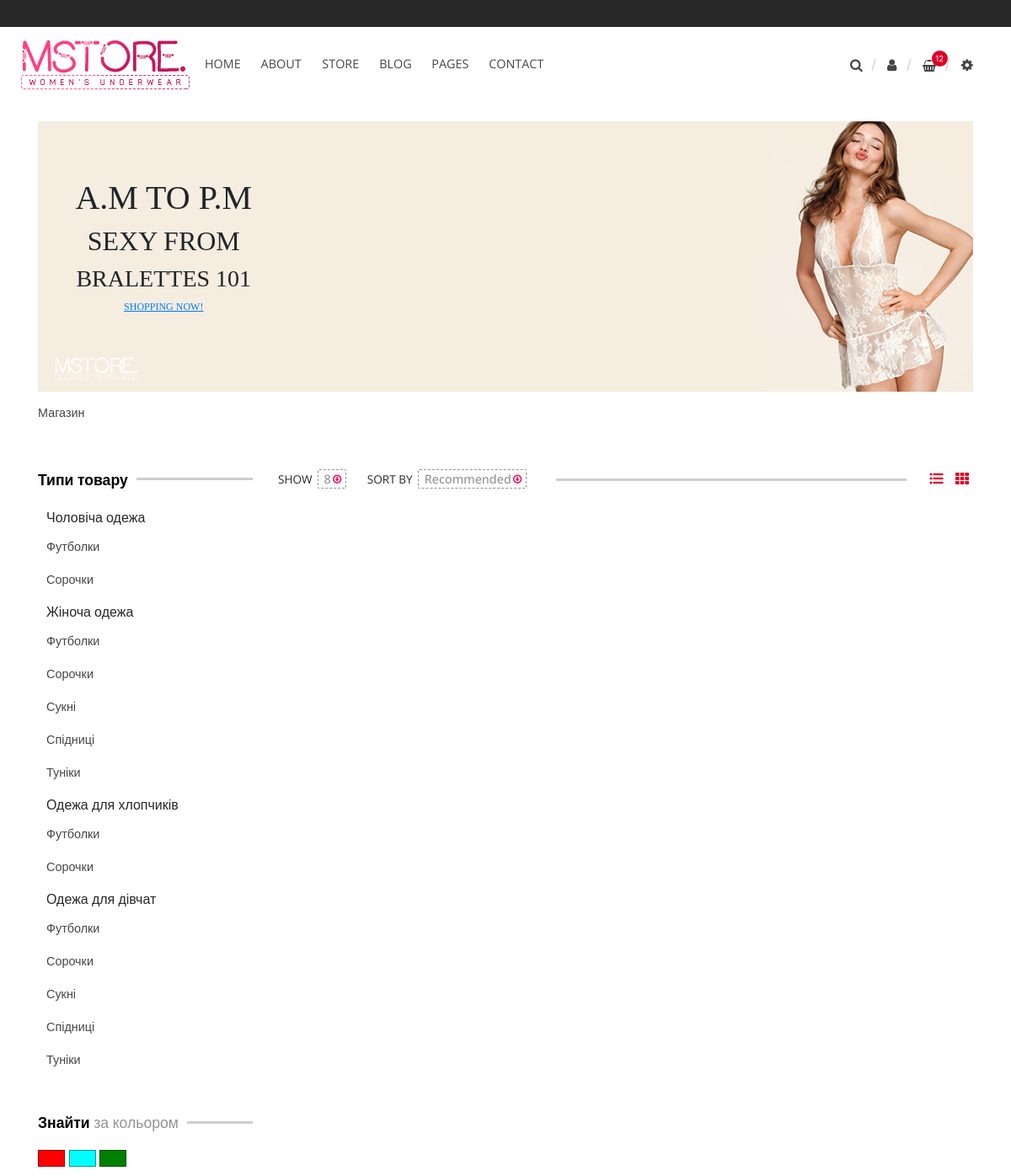
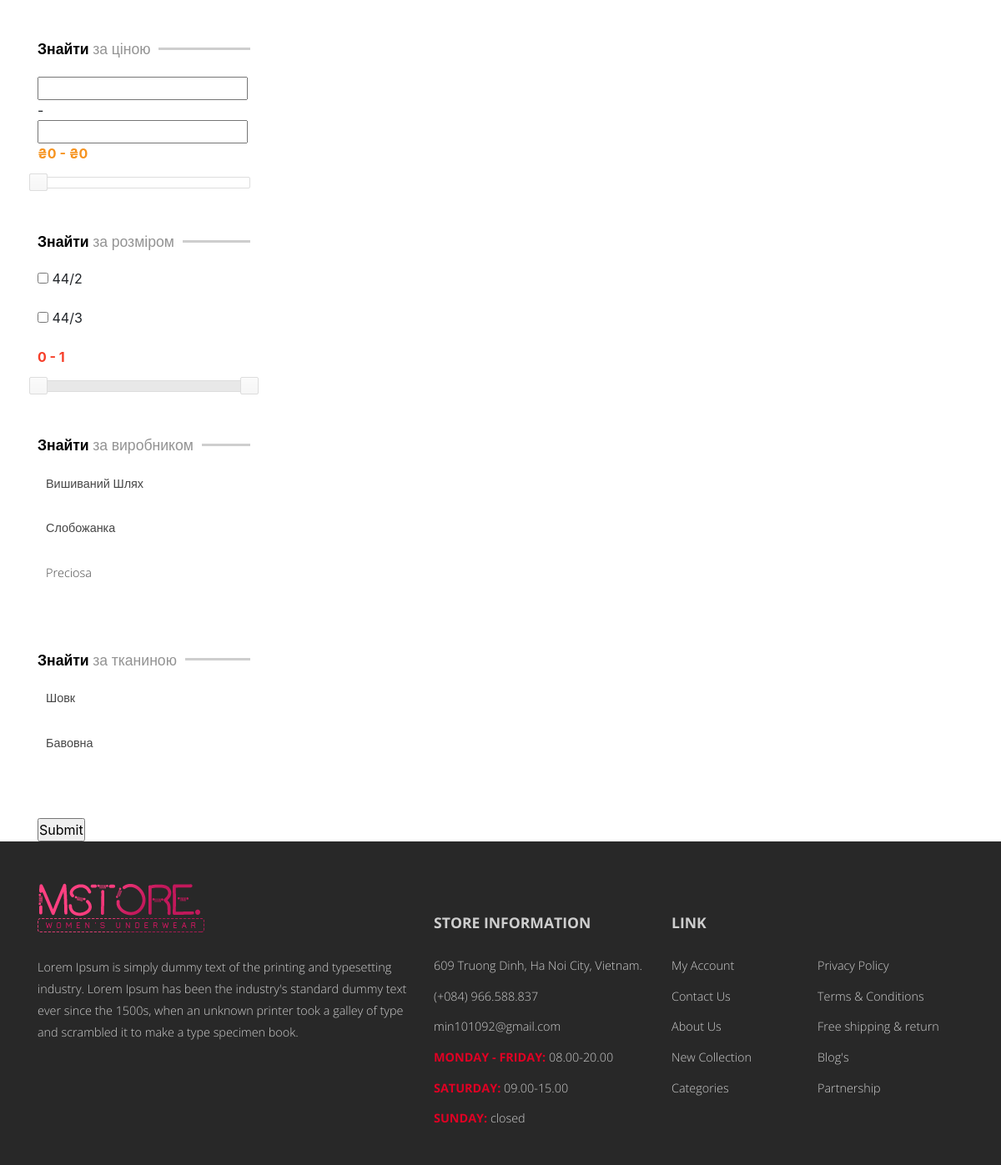
/shop/clothes/men_clothes/men_t_shirt, run on the app's committed database (2 pictures, top to bottom).
### product/models.py (models this page shows, shortened)
class Section(models.Model):
    name = models.CharField(default=None, max_length=100, verbose_name="назва")
    code_name = models.CharField(default=None, max_length=100, verbose_name="програмна назва")
    notes = models.TextField(default=None, blank=True, max_length=2000, verbose_name="примітки")
    department = models.ForeignKey(Department, on_delete=models.DO_NOTHING, default=None, verbose_name="відділ магазину")
    slug = models.SlugField(default=None, blank=True, null=True, max_length=30, verbose_name="URL в адресній стрічці броузера")
    image = models.ImageField(default=None, blank=True, null=True, verbose_name="зображення секції", upload_to=get_section_upload_path)
    class Meta:
        verbose_name = "секція відділу магазину"
        verbose_name_plural = "секції відділів магазину"
    def get_absolute_url(self):
        return reverse(
            'landing:section',
            kwargs={
                "department_slug": self.department.slug,
                "section_slug": self.slug
            }
        )
    def get_item_types(self):
        return self.itemtype_set.all()

class ItemType(models.Model):
    name = models.CharField(default=None, max_length=100, verbose_name="назва типу товару")
    name_plural = models.CharField(default=None, max_length=100, verbose_name="назва типу товару у множині")
    code_name = models.CharField(default=None, max_length=100, verbose_name="програмна назва")
    notes = models.TextField(default=None, blank=True, max_length=2000, verbose_name="примітки")
    section = models.ForeignKey(Section, on_delete=models.DO_NOTHING, default=None, verbose_name="секція магазину")
    slug = models.SlugField(default=None, blank=True, null=True, max_length=30, verbose_name="URL в адресній стрічці броузера")
    image = models.ImageField(default=None, blank=True, null=True, verbose_name="зображення секції", upload_to=get_item_upload_path)
    icon = models.ImageField(default=None, blank=True, null=True, verbose_name="іконка секції", upload_to=get_item_upload_path)
    class Meta:
        verbose_name = "тип товару"
        verbose_name_plural = "типи товарів"
    def get_absolute_url(self):
        return reverse(
            'landing:item_type',
            kwargs={
                "department_slug": self.section.department.slug,
                "section_slug": self.section.slug,
                "item_type_slug": self.slug
            }
        )
    def get_items(self):
        return self.item_set.all().order_by('created')

### properties/models.py (models this page shows, shortened)
class Brand(models.Model):
    name = models.CharField(verbose_name="виробник", max_length=30)
    description = models.TextField(verbose_name="опис", max_length=30000)
    slug = models.SlugField(default=None, blank=True, null=True, max_length=30, verbose_name="URL в адресній стрічці броузера")
    class Meta:
        verbose_name = "виробник"
        verbose_name_plural = "виробники"
    def __str__(self):
        return self.name

class Fabric(models.Model):
    name = models.CharField(verbose_name="назва", max_length=30)
    description = models.TextField(verbose_name="опис", max_length=30000)
    slug = models.SlugField(default=None, blank=True, null=True, max_length=30, verbose_name="URL в адресній стрічці броузера")
    class Meta:
        verbose_name = "тканина"
        verbose_name_plural = "тканини"
    def __str__(self):
        return self.name

### landing/views.py (the view)
# urls.py: path('shop/<slug:department_slug>/<slug:section_slug>/<slug:item_type_slug>', item_type, name='item_type'),
def item_type(request, department_slug, section_slug, item_type_slug):
    department_obj = get_object_or_404(Department, slug=department_slug)
    sections = department_obj.get_sections()
    sections_and_item_types = {}
    for sec in sections:
        for it in sec.get_item_types():
            if sec in sections_and_item_types:
                sections_and_item_types[sec].append(it)
            else:
                sections_and_item_types[sec] = [it]
    item_type_obj = get_object_or_404(ItemType, slug=item_type_slug)
    items_list = item_type_obj.get_items()
    min_price = items_list.aggregate(Min('price'))
    max_price = items_list.aggregate(Max('price'))
    try:
        min_price = int(min_price['price__min'])
        max_price = int(max_price['price__max'])
    except TypeError:
        min_price, max_price = 0, 0
    filter = ProductFilter(request.GET, queryset=items_list)
    form = filter.form
    return render(request, 'landing/item_type.html', locals())

### product/models.py (called while the page is built)
    def get_sections(self):
        return self.section_set.all()

### properties/models.py (called while the page is built)
    def __str__(self):
        return self.name

### templates/landing/item_type.html (shortened to what this page needs)
{% extends 'base.html' %}
{% block content %}
    {% load static %}
    {% include 'landing/shop__top_banner.html' %}
    <div class="row breadcrumbs">
        <div class="wrapper col-md-12">
            <div class="inner">
                <a href="{% url 'landing:home' %}">Магазин</a>
            </div>
        </div>
    </div>
    <div class="row shop-catalogue">
        <div class="col-4 col-sm-3 sidebar">
            <div class="attribute categories">
                <div class="header-wrapper">
                    <div class="header">Типи товару</div>
                    <div class="line"></div>
                </div>
                {% for sec, it_types in sections_and_item_types.items %}
                    <a href="{{ sec.get_absolute_url }}" class="category-header">{{ sec.name | capfirst }}</a>
                    <ul>
                        {% for it_type in it_types %}
                            <li><a href="{{ it_type.get_absolute_url }}">{{ it_type.name_plural | capfirst }}</a></li>
                        {% endfor %}
                    </ul>
                {% endfor %}
            </div>
            <form class="filters" action="" method="get">
                <div class="attribute color">
                    <div class="header-wrapper">
                        <div class="header"><span class="bold">Знайти </span><span class="thin">за кольором</span></div>
                        <div class="line"></div>
                    </div>
                    <div class="color red">
                        <a href="#" class="color-inner"></a>
                    </div>
                    <div class="color blue">
                        <a href="#" class="color-inner"></a>
                    </div>
                    <div class="color green">
                        <a href="#" class="color-inner"></a>
                    </div>
                </div>
                <div class="attribute price-range">
                    <div class="header-wrapper">
                        <div class="header"><span class="bold">Знайти </span><span class="thin">за ціною</span></div>
                        <div class="line"></div>
                    </div>
                    <div class="slider">
                        <p>
                            {{ form.price }}
                            <input type="text" id="price-amount" readonly style="border:0; color:#f6931f; font-weight:bold;">
                        </p>
                        <div id="slider-price-range"></div>
                    </div>
                </div>
                <div class="attribute size-range">
                    <div class="header-wrapper">
                        <div class="header"><span class="bold">Знайти </span><span class="thin">за розміром</span></div>
                        <div class="line"></div>
                    </div>
                    <div class="slider">
                        <p>
                            {{ form.size }}
                            <input type="text" id="size-amount" readonly style="border:0; color:#f63e29; font-weight:bold;">
                        </p>
                        <div id="slider-size-range"></div>
                    </div>
                </div>
                <div class="attribute brands">
                    <div class="header-wrapper">
                        <div class="header"><span class="bold">Знайти </span><span class="thin">за виробником</span></div>
                        <div class="line"></div>
                    </div>
                    <div class="select-wrapper">
                        {{ form.brand }}
                    </div>
                </div>
                <div class="attribute fabric">
                    <div class="header-wrapper">
                        <div class="header"><span class="bold">Знайти </span><span class="thin">за тканиною</span></div>
                        <div class="line"></div>
                    </div>
                    <div class="select-wrapper">
                        {{ form.fabric }}
                    </div>
                </div>
                <input type="submit" />
            </form>
        </div>
        <div class="col-8 col-sm-9 content">
            <div class="header-wrapper">
                <div class="header">
                    <div class="option show">
                        <div class="name">SHOW</div>
                        <div class="controlgroup show">
                        </div>
                    </div>
                    <div class="option sort-by">
                        <div class="name">SORT BY</div>
                        <div class="controlgroup show">
                        </div>
                    </div>
                </div>
                <div class="line"></div>
                <div class="view-icons">
                    <div class="icon">
                        <a class="list-view" href="#"><i class="fas fa-list-ul"></i></a>
                    </div>
                    <div class="icon">
                        <a class="grid-view" href="#"><i class="fas fa-th"></i></a>
                    </div>
                </div>
            </div>
        </div>
    </div>
{% endblock %}

### data on the page
Section: name "Чоловіча одежа"
ItemType: name_plural "Футболки"
ItemType: name_plural "Сорочки"
Section: name "Жіноча одежа"
ItemType: name_plural "Футболки"
ItemType: name_plural "Сорочки"
ItemType: name_plural "Сукні"
ItemType: name_plural "Спідниці"
ItemType: name_plural "Туніки"
Section: name "Одежа для хлопчиків"
ItemType: name_plural "Футболки"
ItemType: name_plural "Сорочки"
Section: name "Одежа для дівчат"
ItemType: name_plural "Футболки"
ItemType: name_plural "Сорочки"
ItemType: name_plural "Сукні"
ItemType: name_plural "Спідниці"
ItemType: name_plural "Туніки"
Brand: brand "Вишиваний Шлях Слобожанка Preciosa"
Fabric: fabric "Шовк Бавовна"
